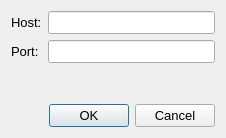
<?xml version="1.0" encoding="UTF-8"?>
<ui version="4.0">
 <class>ConnectWidget</class>
 <widget class="QWidget" name="ConnectWidget">
  <property name="geometry">
   <rect>
    <x>0</x>
    <y>0</y>
    <width>226</width>
    <height>138</height>
   </rect>
  </property>
  <property name="windowTitle">
   <string>Form</string>
  </property>
  <layout class="QVBoxLayout" name="verticalLayout">
   <item>
    <layout class="QFormLayout" name="formLayout">
     <item row="0" column="0">
      <widget class="QLabel" name="HostLabel">
       <property name="font">
        <font>
         <pointsize>10</pointsize>
        </font>
       </property>
       <property name="text">
        <string>Host:</string>
       </property>
      </widget>
     </item>
     <item row="0" column="1">
      <widget class="QLineEdit" name="lineEdit">
       <property name="font">
        <font>
         <pointsize>10</pointsize>
        </font>
       </property>
      </widget>
     </item>
     <item row="1" column="0">
      <widget class="QLabel" name="portLabel">
       <property name="font">
        <font>
         <pointsize>10</pointsize>
        </font>
       </property>
       <property name="text">
        <string>Port:</string>
       </property>
      </widget>
     </item>
     <item row="1" column="1">
      <widget class="QLineEdit" name="portLineEdit">
       <property name="font">
        <font>
         <pointsize>10</pointsize>
        </font>
       </property>
      </widget>
     </item>
     <item row="2" column="0">
      <spacer name="verticalSpacer">
       <property name="orientation">
        <enum>Qt::Vertical</enum>
       </property>
       <property name="sizeHint" stdset="0">
        <size>
         <width>20</width>
         <height>20</height>
        </size>
       </property>
      </spacer>
     </item>
     <item row="3" column="0" colspan="2">
      <widget class="QDialogButtonBox" name="buttonBox">
       <property name="font">
        <font>
         <pointsize>10</pointsize>
        </font>
       </property>
       <property name="standardButtons">
        <set>QDialogButtonBox::Cancel|QDialogButtonBox::Ok</set>
       </property>
      </widget>
     </item>
    </layout>
   </item>
  </layout>
 </widget>
 <resources/>
 <connections/>
</ui>
